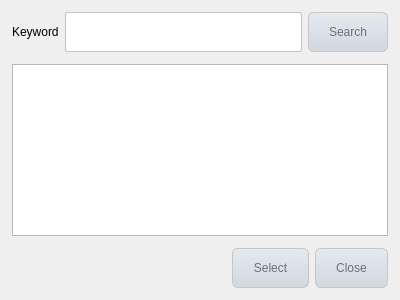
<?xml version="1.0" encoding="UTF-8"?>
<ui version="4.0">
 <class>NexFileDialog</class>
 <widget class="QDialog" name="NexFileDialog">
  <property name="geometry">
   <rect>
    <x>0</x>
    <y>0</y>
    <width>400</width>
    <height>300</height>
   </rect>
  </property>
  <property name="windowTitle">
   <string notr="true">Nex File Dialog</string>
  </property>
  <property name="styleSheet">
   <string notr="true">QPushButton {
	border: 1px solid #c3c5c7;
	background-color: qlineargradient(spread:pad, x1:0, y1:0, x2:0, y2:1, stop:0 rgba(228, 234, 240, 255), stop:0.5 rgba(219, 225, 231, 255), stop:1 rgba(209, 216, 221, 255));
	color: rgb(105, 114, 124);
	border-radius: 6px;
	padding-right: 20px;
	padding-left: 20px;
	padding-top:4px;
	padding-bottom: 4px;
 }
QPushButton:pressed, QPushButton:checked {
	border: 1px solid #4e78cd;
	background-color: qlineargradient(spread:pad, x1:0, y1:0, x2:0, y2:1, stop:0 rgba(124, 155, 220, 255), stop:0.5 rgba(137, 172, 224, 255), stop:1 rgba(136, 171, 242, 255));
	color: rgb(255, 255, 255);
 }
QPushButton:disabled {
	border: 1px solid #c2cdd2;
	background-color: qlineargradient(spread:pad, x1:0, y1:0, x2:0, y2:1, stop:0 rgba(248, 249, 251, 255), stop:1 rgba(239, 238, 244, 255));
	color: rgba(205, 205, 210,255);
}
QPushButton:flat {
     border: none; 
}

QScrollBar:vertical {
	width: 35px;
	border: none;
	background: #DDDDDD;
	margin: 35px 0 35px 0;
}
QScrollBar::handle:vertical {
	min-height: 40px;
}
QScrollBar::add-line:vertical {
	height: 35px;
	subcontrol-position: bottom;
	subcontrol-origin: margin;
}
QScrollBar::sub-line:vertical {
	height: 35px;
	subcontrol-position: top;
	subcontrol-origin: margin;
}
QScrollBar::add-page:vertical, QScrollBar::sub-page:vertical {
	background: none;
}</string>
  </property>
  <layout class="QVBoxLayout" name="verticalLayout">
   <property name="spacing">
    <number>1</number>
   </property>
   <property name="leftMargin">
    <number>1</number>
   </property>
   <property name="topMargin">
    <number>1</number>
   </property>
   <property name="rightMargin">
    <number>1</number>
   </property>
   <property name="bottomMargin">
    <number>1</number>
   </property>
   <item>
    <widget class="QWidget" name="widget_search" native="true">
     <layout class="QHBoxLayout" name="horizontalLayout_3">
      <property name="bottomMargin">
       <number>0</number>
      </property>
      <item>
       <widget class="QLabel" name="lbl_keyword">
        <property name="text">
         <string>Keyword</string>
        </property>
       </widget>
      </item>
      <item>
       <widget class="QPushButton" name="btn_input_keyword">
        <property name="sizePolicy">
         <sizepolicy hsizetype="Expanding" vsizetype="Fixed">
          <horstretch>0</horstretch>
          <verstretch>0</verstretch>
         </sizepolicy>
        </property>
        <property name="minimumSize">
         <size>
          <width>0</width>
          <height>40</height>
         </size>
        </property>
        <property name="styleSheet">
         <string notr="true">QPushButton#btn_input_keyword {
	border: 1px solid #c3c5c7;
	background-color: white;
	color: black;
	border-radius: 2px;
	text-align: left;
}
QPushButton#btn_input_keyword:disabled {
	border: 1px solid #c2cdd2;
	background-color: grey;
	color: rgba(205, 205, 210,255);
}
</string>
        </property>
        <property name="text">
         <string notr="true"/>
        </property>
       </widget>
      </item>
      <item>
       <widget class="QPushButton" name="btn_search">
        <property name="minimumSize">
         <size>
          <width>0</width>
          <height>40</height>
         </size>
        </property>
        <property name="text">
         <string notr="true">Search</string>
        </property>
       </widget>
      </item>
     </layout>
    </widget>
   </item>
   <item>
    <widget class="QWidget" name="widget_file_list" native="true">
     <layout class="QHBoxLayout" name="horizontalLayout_2">
      <item>
       <widget class="QTableWidget" name="table_files">
        <property name="editTriggers">
         <set>QAbstractItemView::NoEditTriggers</set>
        </property>
        <property name="selectionMode">
         <enum>QAbstractItemView::SingleSelection</enum>
        </property>
        <property name="selectionBehavior">
         <enum>QAbstractItemView::SelectRows</enum>
        </property>
        <property name="showGrid">
         <bool>false</bool>
        </property>
        <attribute name="horizontalHeaderVisible">
         <bool>false</bool>
        </attribute>
        <attribute name="horizontalHeaderDefaultSectionSize">
         <number>100</number>
        </attribute>
        <attribute name="verticalHeaderVisible">
         <bool>false</bool>
        </attribute>
        <attribute name="verticalHeaderDefaultSectionSize">
         <number>40</number>
        </attribute>
        <column>
         <property name="text">
          <string notr="true">File Name</string>
         </property>
        </column>
       </widget>
      </item>
     </layout>
    </widget>
   </item>
   <item>
    <widget class="QWidget" name="widget_command" native="true">
     <layout class="QHBoxLayout" name="horizontalLayout">
      <property name="topMargin">
       <number>0</number>
      </property>
      <item>
       <spacer name="horizontalSpacer">
        <property name="orientation">
         <enum>Qt::Horizontal</enum>
        </property>
        <property name="sizeHint" stdset="0">
         <size>
          <width>204</width>
          <height>20</height>
         </size>
        </property>
       </spacer>
      </item>
      <item>
       <widget class="QPushButton" name="btn_select">
        <property name="minimumSize">
         <size>
          <width>0</width>
          <height>40</height>
         </size>
        </property>
        <property name="text">
         <string>Select</string>
        </property>
       </widget>
      </item>
      <item>
       <widget class="QPushButton" name="btn_close">
        <property name="minimumSize">
         <size>
          <width>0</width>
          <height>40</height>
         </size>
        </property>
        <property name="text">
         <string>Close</string>
        </property>
       </widget>
      </item>
     </layout>
    </widget>
   </item>
  </layout>
 </widget>
 <layoutdefault spacing="6" margin="11"/>
 <resources/>
 <connections/>
</ui>
